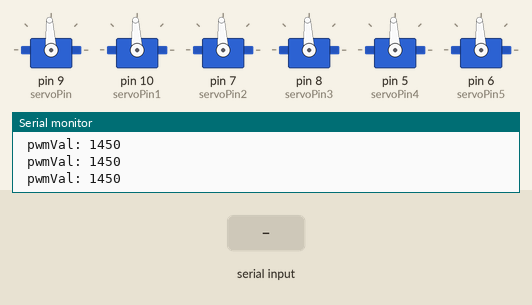
Simulated run of this sketch. Board: Arduino Uno, built with avr-gcc and run on an emulated ATmega328P. On the bench: 6 × servo, the last lines printed to the serial monitor. The test bench sets the inputs (shaded band).

Above: at 8.2 s.
8.3 s: "15\n" received over Serial
At 9.1 s:
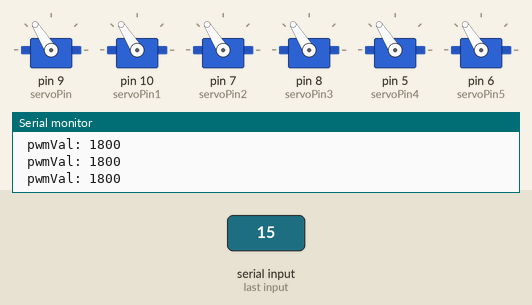
9.8 s: "16\n" received over Serial
At 10.4 s:
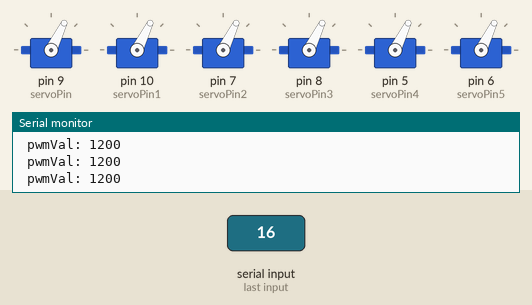
11.3 s: "14\n" received over Serial
At 11.7 s:
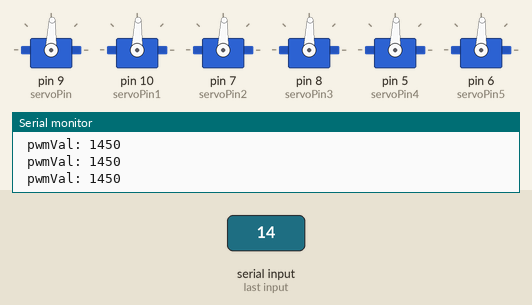
Timing chart, 0 to 14.3 s (numbered marks = the images above; inputs shaded):
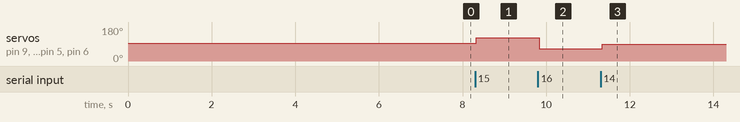

The sketch:

manuel_arduino.ino
```cpp
#include <Servo.h>
String inString = ""; int pwmVal = 1450;
byte servoPin = 9; byte servoPin1 = 10; byte servoPin2 = 7; byte servoPin3 = 8; byte servoPin4 = 5; byte servoPin5 = 6;
Servo servo; Servo servo1; Servo servo2; Servo servo3; Servo servo4; Servo servo5;
void Run(int pwmVal){servo.writeMicroseconds(pwmVal);}
void Run1(int pwmVal){servo1.writeMicroseconds(pwmVal);}
void Run2(int pwmVal){servo2.writeMicroseconds(pwmVal);}
void Run3(int pwmVal){servo3.writeMicroseconds(pwmVal);}
void Run4(int pwmVal){servo4.writeMicroseconds(pwmVal);}
void Run5(int pwmVal){servo5.writeMicroseconds(pwmVal);}

void setup() {
  Serial.begin(9600); while (!Serial) {; }
Serial.println("\n\nString toInt():"); Serial.println();
servo.attach(servoPin); servo.writeMicroseconds(1500);
servo1.attach(servoPin1); servo1.writeMicroseconds(1500);
servo2.attach(servoPin2); servo2.writeMicroseconds(1500);
servo3.attach(servoPin3); servo3.writeMicroseconds(1500);
servo4.attach(servoPin4); servo4.writeMicroseconds(1500);
servo5.attach(servoPin5); servo5.writeMicroseconds(1500);
delay(7000);
}
void loop() {
  while (Serial.available() > 0) {
    int inChar = Serial.read();
    if (isDigit(inChar)) {
      inString += (char)inChar;
    }
    if (inChar == '\n') {
      Serial.print("Value:"); Serial.println(inString.toInt()); Serial.print("String: "); Serial.println(inString);
      pwmVal = inString.toInt();
      inString = "";
    }
  }
if(pwmVal == 14){
  Run(1450); Run1(1450); Run2(1450); Run3(1450); Run4(1450); Run5(1450);
  pwmVal = 1450;}
if(pwmVal == 15){
  Run(1800); Run1(1800); Run2(1800); Run3(1800); Run4(1800); Run5(1800);
  pwmVal = 1800;}
if(pwmVal == 16){
  Run(1200); Run1(1200); Run2(1200); Run3(1200); Run4(1200); Run5(1200);
  pwmVal = 1200;}

//servo.writeMicroseconds(pwmVal);
//servo1.writeMicroseconds(pwmVal);
//servo2.writeMicroseconds(pwmVal);
//servo3.writeMicroseconds(pwmVal);
//servo4.writeMicroseconds(pwmVal);
//servo5.writeMicroseconds(pwmVal);
Serial.print(" pwmVal: ");
Serial.println(pwmVal);
}
```

Measured:
- after the input at 8.3 s, servo on pin 9 (servoPin), servo on pin 10 (servoPin1), servo on pin 7 (servoPin2), servo on pin 8 (servoPin3), servo on pin 5 (servoPin4), servo on pin 6 (servoPin5): 93° → 122° at once
- after the input at 9.8 s, servo on pin 9 (servoPin), servo on pin 10 (servoPin1), servo on pin 7 (servoPin2), servo on pin 8 (servoPin3), servo on pin 5 (servoPin4), servo on pin 6 (servoPin5): 122° → 64° at once
- after the input at 11.3 s, servo on pin 9 (servoPin), servo on pin 10 (servoPin1), servo on pin 7 (servoPin2), servo on pin 8 (servoPin3), servo on pin 5 (servoPin4), servo on pin 6 (servoPin5): 64° → 88° at once
